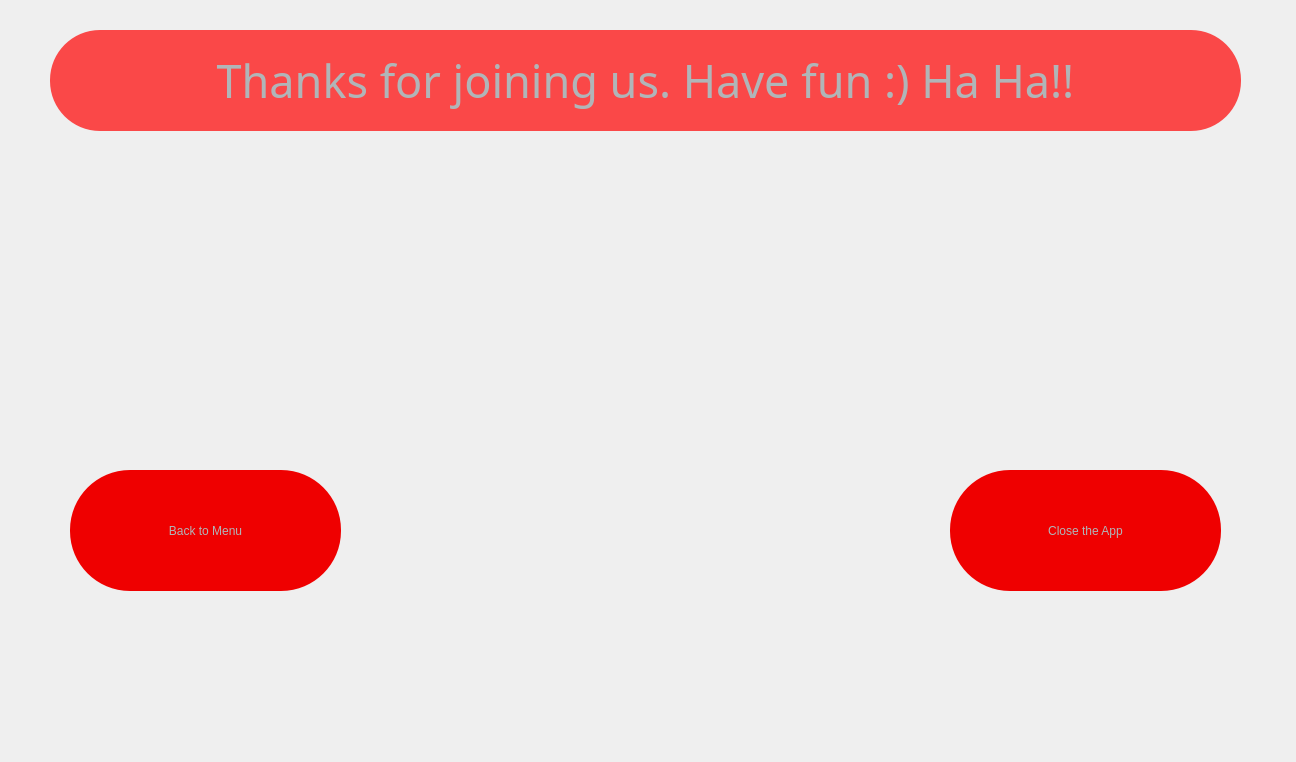
<?xml version="1.0" encoding="UTF-8"?>
<ui version="4.0">
 <class>closeGirl</class>
 <widget class="QMainWindow" name="closeGirl">
  <property name="geometry">
   <rect>
    <x>0</x>
    <y>0</y>
    <width>1296</width>
    <height>762</height>
   </rect>
  </property>
  <property name="minimumSize">
   <size>
    <width>1296</width>
    <height>762</height>
   </size>
  </property>
  <property name="maximumSize">
   <size>
    <width>1296</width>
    <height>762</height>
   </size>
  </property>
  <property name="sizeIncrement">
   <size>
    <width>0</width>
    <height>0</height>
   </size>
  </property>
  <property name="windowTitle">
   <string>MainWindow</string>
  </property>
  <property name="styleSheet">
   <string notr="true">#centralwidget
{
	border-image: url(:/new/photos/closegirl.jpg);
}
QPushButton
{
	color: rgb(176, 181, 184);
	background-color: rgb(239, 0, 0);
    border-radius: 60px;
}
QPushButton:hover
{
	color: rgb(239, 0, 0);
	background-color: rgb(176, 181, 184);
}
QLabel
{
	color: rgb(176, 181, 184);
	font: 75 26pt &quot;Mj_Parand&quot;;
	background-color: rgba(255, 0, 0, 0.7);
	border-radius: 50px;
}

</string>
  </property>
  <widget class="QWidget" name="centralwidget">
   <widget class="QPushButton" name="pushButton">
    <property name="geometry">
     <rect>
      <x>950</x>
      <y>470</y>
      <width>271</width>
      <height>121</height>
     </rect>
    </property>
    <property name="cursor">
     <cursorShape>PointingHandCursor</cursorShape>
    </property>
    <property name="styleSheet">
     <string notr="true">font: 22pt &quot;Snap ITC&quot;;</string>
    </property>
    <property name="text">
     <string>Close the App</string>
    </property>
   </widget>
   <widget class="QPushButton" name="pushButton_2">
    <property name="geometry">
     <rect>
      <x>70</x>
      <y>470</y>
      <width>271</width>
      <height>121</height>
     </rect>
    </property>
    <property name="cursor">
     <cursorShape>PointingHandCursor</cursorShape>
    </property>
    <property name="styleSheet">
     <string notr="true">font: 22pt &quot;Snap ITC&quot;;</string>
    </property>
    <property name="text">
     <string>Back to Menu</string>
    </property>
   </widget>
   <widget class="QLabel" name="label">
    <property name="geometry">
     <rect>
      <x>50</x>
      <y>30</y>
      <width>1191</width>
      <height>101</height>
     </rect>
    </property>
    <property name="font">
     <font>
      <family>Snap ITC</family>
      <pointsize>34</pointsize>
      <weight>50</weight>
      <italic>false</italic>
      <bold>false</bold>
     </font>
    </property>
    <property name="styleSheet">
     <string notr="true">font: 34pt &quot;Snap ITC&quot;;</string>
    </property>
    <property name="text">
     <string>Thanks for joining us. Have fun :) Ha Ha!!</string>
    </property>
    <property name="alignment">
     <set>Qt::AlignCenter</set>
    </property>
   </widget>
  </widget>
 </widget>
 <resources/>
 <connections/>
</ui>
